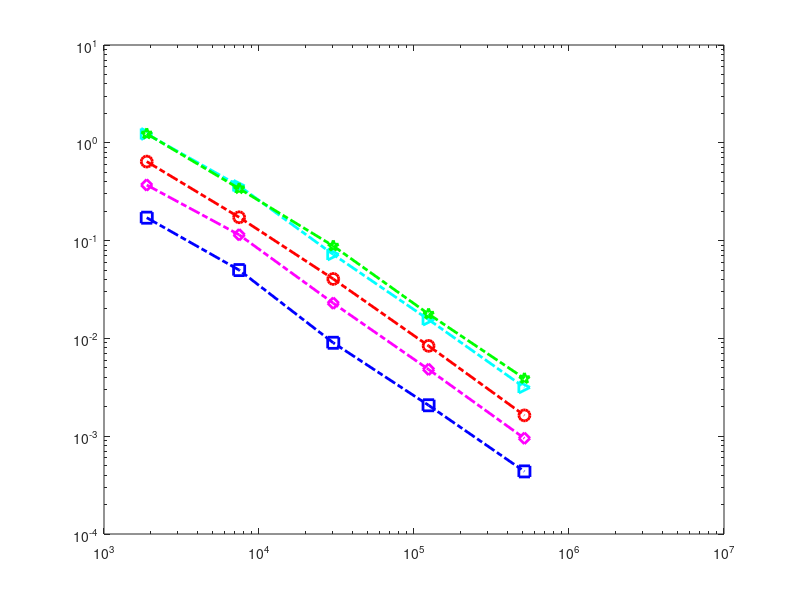

The MATLAB source for this figure: (Note: this script raises an error after producing the figure.)
function Vem1fig1()
% NNdof=[1025	3911	15538	63346	261247	1080811];%dof
NNdof=[1887	7445	30132	124180	515648	2141990];%NT
errorestimate=[0.00073221293812672	0.000208843131140529	5.57034730497011e-05	1.37878746735335e-05	3.35131580464649e-06	8.16020351419103e-07];
eigv1=[9.8113736741961	9.68983823321175	9.64889113927064	9.64194029259666	9.64030496596059	9.63986834671297];
ref1=eigv1(end);
eigv2=[15.5679194202884	15.3122530330146	15.2205217578903	15.2024295616874	15.1985608958722	15.1976098150465];
ref2=eigv2(end);
eigv3=[20.3825541268633	19.9129886152585	19.7803470902706	19.7482005140098	19.7414476779286	19.7398148625007];
ref3=eigv3(end);
eigv4=[30.7533183620552	29.8849562078775	29.5948126744794	29.5381850001157	29.5257646991643	29.5226127675472];
ref4=eigv4(end);
eigv5=[33.149823495295	32.2542913408914	32.0020401252792	31.9316327297098	31.9177688498429	31.9138735969868];
ref5=eigv5(end);
%运用loglog作图
%% 作误差曲线
loglog(NNdof,abs(eigv1-ref1),'bs-.','MarkerSize',8,'LineWidth',2);
hold on 
loglog(NNdof,abs(eigv2-ref2),'md-.','MarkerSize',8,'LineWidth',2);
loglog(NNdof,abs(eigv3-ref3),'ro-.','MarkerSize',8,'LineWidth',2);
loglog(NNdof,abs(eigv4-ref4),'c>-.','MarkerSize',8,'LineWidth',2);
loglog(NNdof,abs(eigv5-ref5),'gp-.','MarkerSize',8,'LineWidth',2);
%% 作误差指示子曲线
loglog(NNdof(1:end-1),errorestimate(1:end-1),'kX-','MarkerSize',8,'LineWidth',2);

%求回归系数
au=regress(log10(abs(eigv1(1:end-1)-ref1))',[ones(length(eigv1)-1,1) log10(NNdof(1:end-1))'])
%a=au(1),b=au(2),10
x=linspace(5000,200000);y=10.^(au(1)-1.8)*x.^(-1);hold on; loglog(x,y,'k-','LineWidth',1)
%添加主题和坐标标题
xlabel('$\#\mathcal{T}_\ell$','Interpreter','latex','fontsize',11);ylabel('Error','fontsize',12);

%添加图例
fg=legend('$|\lambda_{1}-\lambda_{1,\ell}|$','$|\lambda_{2}-\lambda_{2,\ell}|$', ...
    '$|\lambda_{3}-\lambda_{3,\ell}|$','$|\lambda_{4}-\lambda_{4,\ell}|$', ...
    '$|\lambda_{5}-\lambda_{5,\ell}|$','$\eta_\ell^2$','location','best');
fg.Interpreter="latex";
tx=text(31000,10^-3.3,'slope$=-1$','fontsize',12);
tx.Interpreter="latex";
axis tight;
hold off
end
